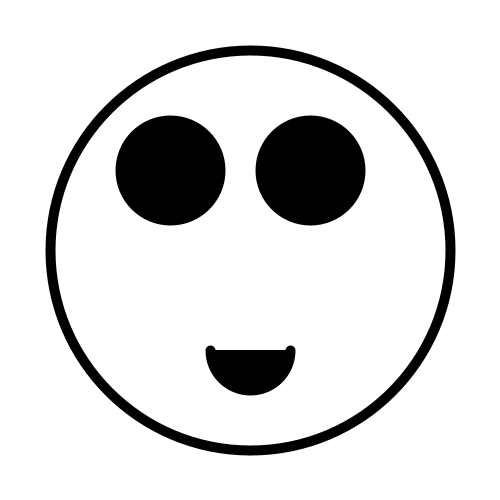
Frame 1 (no input)
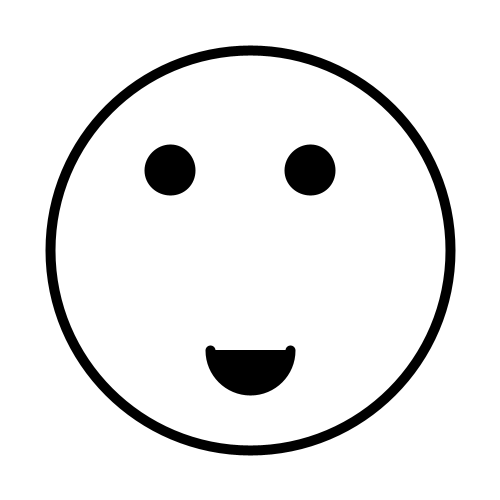
Frame 60 (the mouse pressed at the canvas centre just before this capture)
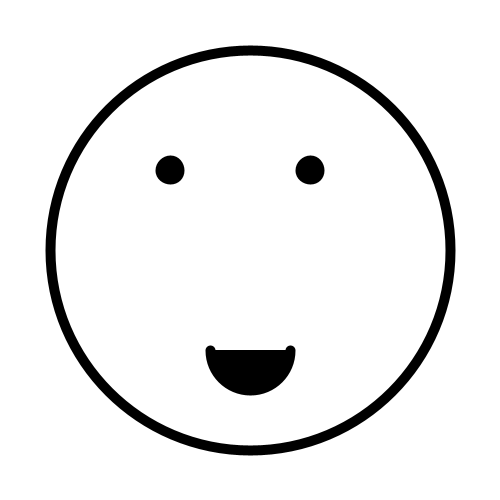
Frame 120 (the mouse held since frame 60 and released just before this capture)

The Processing sketch that drew these frames (run headless with seeded random() and noise(); from frame 60 on, the mouse is pressed at the canvas centre):

// Processing sketch: E1
// ── E1.pde
int eyesize = 100;

void setup()
{
  size(500,500);
  background(255);
  
}

void draw()
{
  background(255);

  noFill();
  stroke(0);
  strokeWeight(10);
  ellipse(250,250,400,400);
  fill(0);
  ellipse(170,170,eyesize,eyesize);
  ellipse(310,170,eyesize,eyesize);
  eyesize  = eyesize -1 ;
  
  
  
  arc(250, 350, 80, 80, 0, PI);
}
